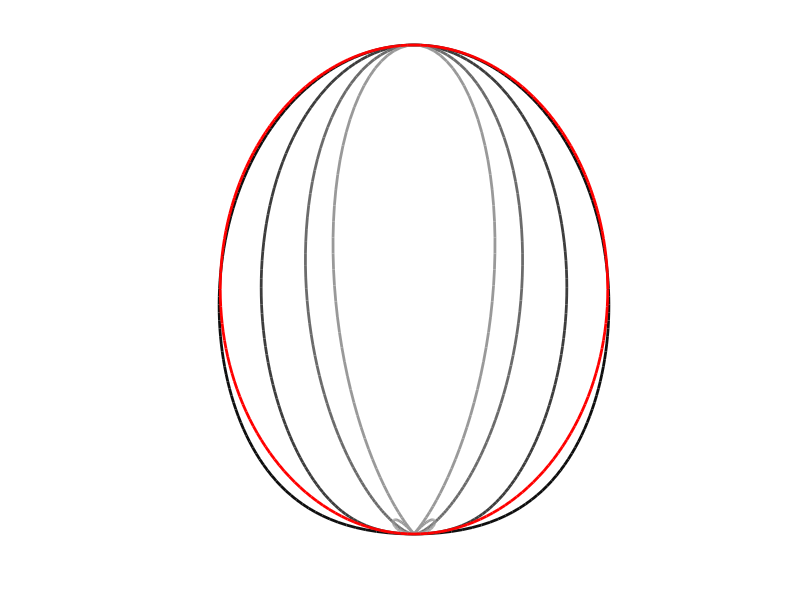
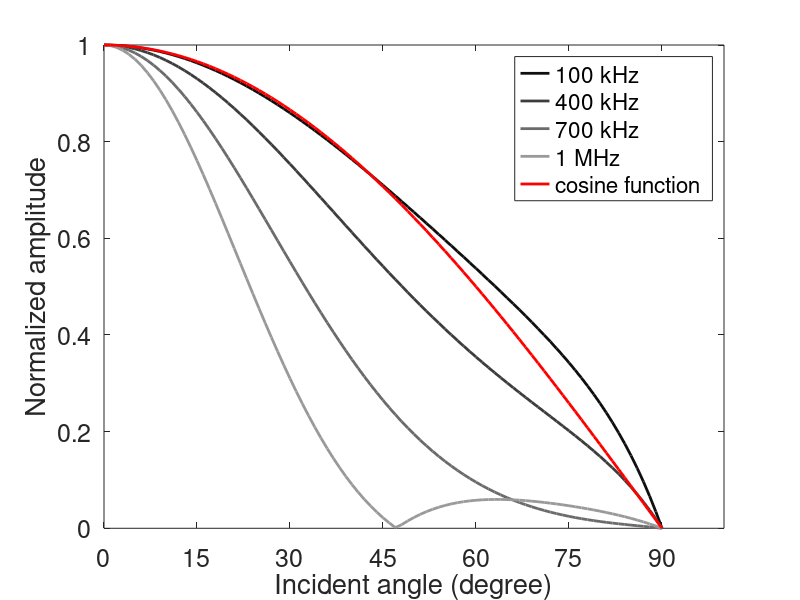

These charts were generated, in order, by the following MATLAB code:
%% sensor radiation
theta = 0:90;
a=5e-3; %m
vp=6011.6; % m/s
vs=3093.0; % m/s
sigma_zz=1; R = 1;
h1=figure;
for f=100e3:300e3:1000e3 % hz
    c=[f/1000e3 f/1000e3 f/1000e3]*.6;
    k_alpha = 2*pi*f/vp;
    j1_over_x=besselj(1,k_alpha*a*sin(deg2rad(theta)))./(k_alpha*a*sin(deg2rad(theta)));
    j1_over_x(1)=1/2;
    u_R = a^2*sigma_zz/4/pi*exp(-1i*k_alpha*R)/R*2*j1_over_x.*...
        ((vs/vp)^2*cos(deg2rad(theta)).*(1-2*(vs/vp)^2*sin(deg2rad(theta)).^2))./...
        ((1-2*(vs/vp)^2*sin(deg2rad(theta)).^2).^2 + 4*(vs/vp)^3*sin(deg2rad(theta)).^2.*cos(deg2rad(theta)).*sqrt(1-(vs/vp)^2*sin(deg2rad(theta)).^2));
    u_R_normlize=abs(u_R)/max(abs(u_R));
    plot(u_R_normlize.*sin(deg2rad(theta)),u_R_normlize.*cos(deg2rad(theta)),'color',c,'linewidth',2);
    hold on
    plot(u_R_normlize.*sin(deg2rad(-theta)),u_R_normlize.*cos(deg2rad(-theta)),'color',c,'linewidth',2);
end
plot(cos(deg2rad(theta)).*sin(deg2rad(theta)),cos(deg2rad(theta)).*cos(deg2rad(theta)),'r','linewidth',2)
hold on
plot(cos(deg2rad(theta)).*sin(deg2rad(-theta)),cos(deg2rad(theta)).*cos(deg2rad(-theta)),'r','linewidth',2);

axis off
%%
h2=figure;
for f=100e3:300e3:1000e3 % hz
    c=[f/1000e3 f/1000e3 f/1000e3]*.6;
    k_alpha = 2*pi*f/vp;
    j1_over_x=besselj(1,k_alpha*a*sin(deg2rad(theta)))./(k_alpha*a*sin(deg2rad(theta)));
    j1_over_x(1)=1/2;
    u_R = a^2*sigma_zz/4/pi*exp(-1i*k_alpha*R)/R*2*j1_over_x.*...
        ((vs/vp)^2*cos(deg2rad(theta)).*(1-2*(vs/vp)^2*sin(deg2rad(theta)).^2))./...
        ((1-2*(vs/vp)^2*sin(deg2rad(theta)).^2).^2 + 4*(vs/vp)^3*sin(deg2rad(theta)).^2.*cos(deg2rad(theta)).*sqrt(1-(vs/vp)^2*sin(deg2rad(theta)).^2));
    u_R_normlize=abs(u_R)/max(abs(u_R));
    plot(theta,u_R_normlize,'color',c,'linewidth',2); hold on
end
plot(theta,cos(deg2rad(theta)),'r','linewidth',2)
set(gca,'fontsize',18,'xtick',0:15:90)
xlabel('Incident angle (degree)')
ylabel('Normalized amplitude')
legend('100 kHz','400 kHz', '700 kHz', '1 MHz','cosine function')